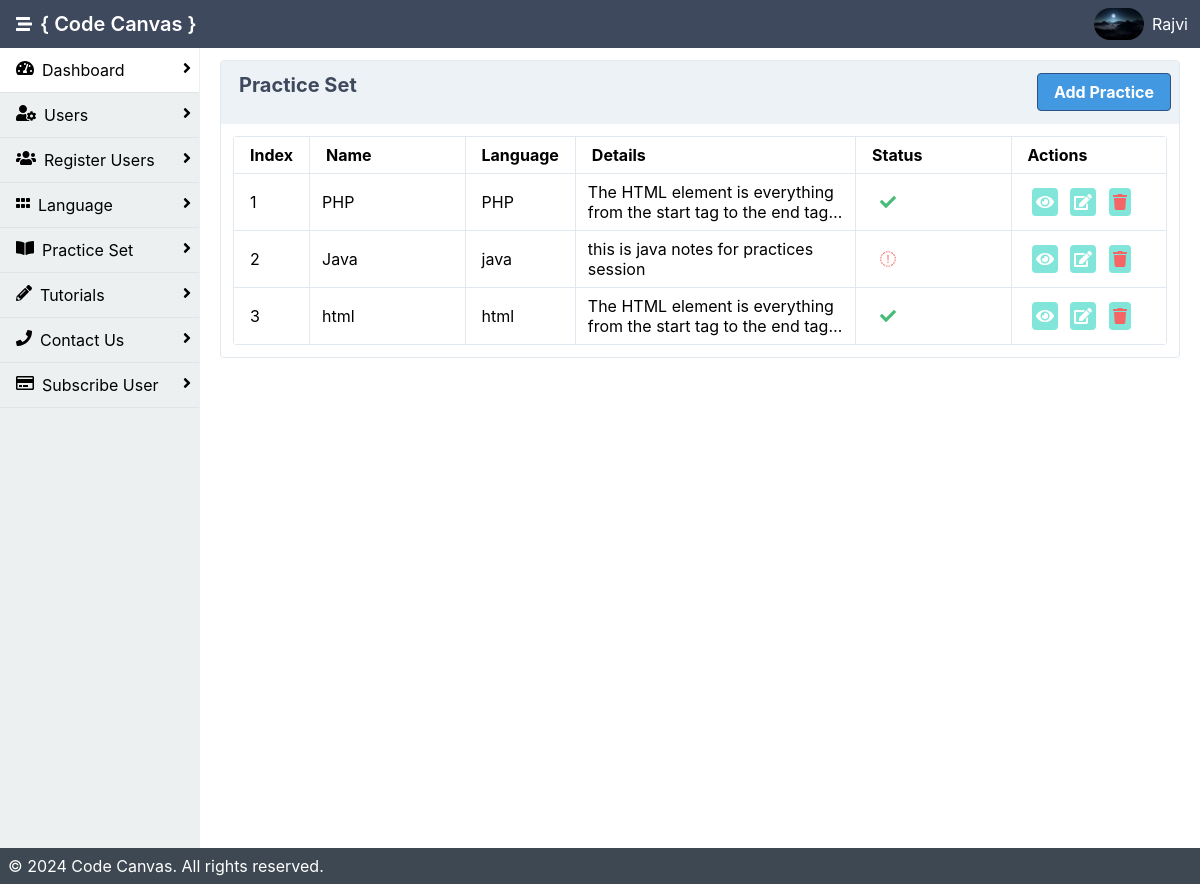
The app's page /admin/practice.php (signed in), older data.
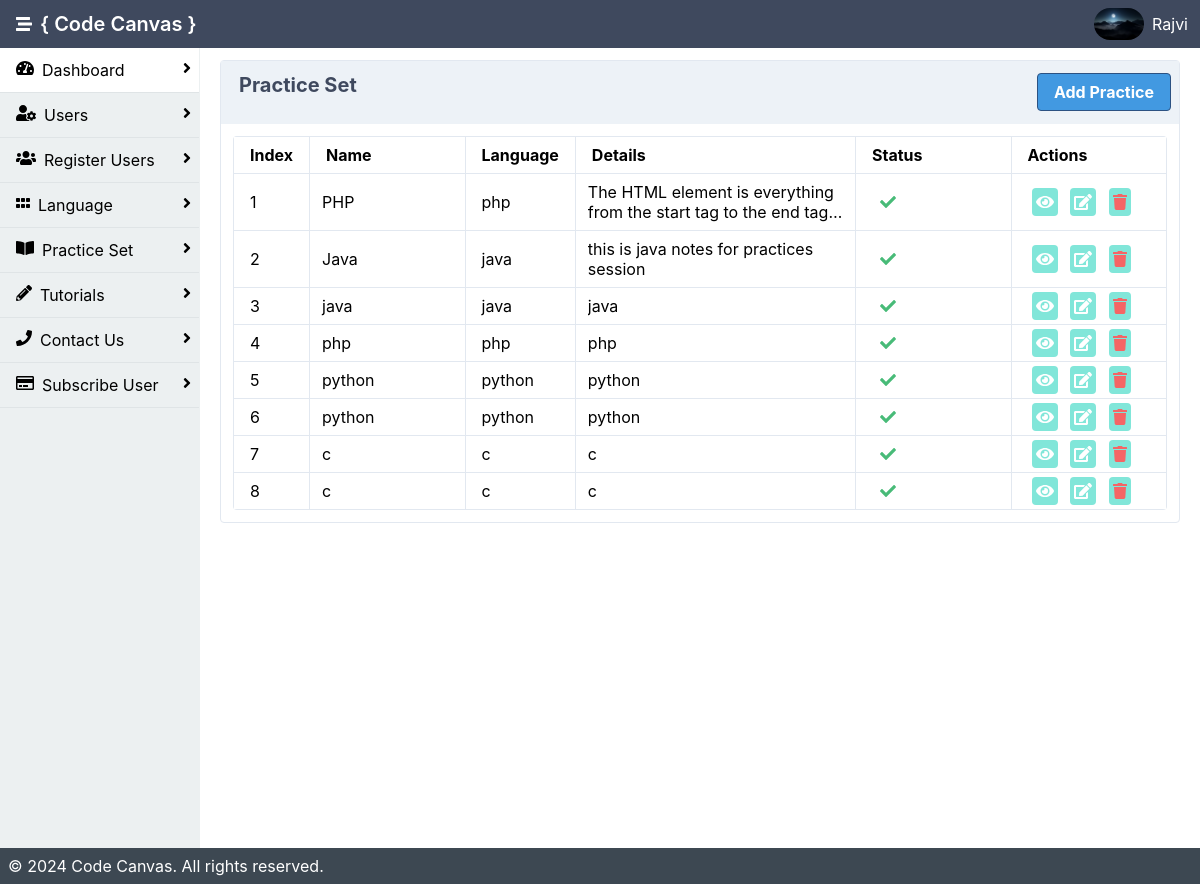
The same page, newer data.
### tables this page shows
CREATE TABLE `user` (
  `user_id` int(11) NOT NULL,
  `u_image` varchar(200) DEFAULT NULL,
  `name` varchar(200) NOT NULL,
  `email` varchar(200) NOT NULL,
  `passwd` varchar(50) NOT NULL,
  `is_active` int(11) NOT NULL DEFAULT 0,
  `created_date` date NOT NULL DEFAULT current_timestamp(),
  `number` varchar(10) NOT NULL,
  `city` varchar(400) NOT NULL
);

CREATE TABLE `practice` (
  `id` int(200) NOT NULL,
  `prc_lang` varchar(200) NOT NULL,
  `prc_pdf` varchar(200) NOT NULL,
  `prc_name` varchar(200) NOT NULL,
  `detail` varchar(500) NOT NULL,
  `is_active` int(11) NOT NULL DEFAULT 0,
  `created_date` date NOT NULL DEFAULT current_timestamp()
);

### admin/practice.php (the view, shortened to what this page needs)
<?php
include 'inc/header.php';
$records_per_page = 8;
$current_page = isset($_GET['page']) ? $_GET['page'] : 1;
$start_from = ($current_page - 1) * $records_per_page;
$qry = "SELECT * FROM practice LIMIT $start_from, $records_per_page";
$data = mysqli_query($con, $qry);
$index_start = ($current_page - 1) * $records_per_page + 0;
?>
<!DOCTYPE html>
<html lang="en">
<div class="mx-auto bg-grey-400">
    <div class="min-h-screen flex flex-col">
        <div class="flex flex-1">
            <?php include 'inc/sidebar.php'; ?>
            <main class="bg-white-500 flex-1 p-3 overflow-hidden">
            <div class="flex flex-1  flex-col md:flex-row lg:flex-row mx-2">
                        <div class="mb-2 border-solid border-gray-300 rounded border shadow-sm w-full">
                        <div class="bg-gray-200 px-2 py-3 border-solid border-gray-200 border-b flex justify-between">
                        <span class="heder">Practice Set</span>
                        <a class="bg-blue-500 hover:bg-blue-800 text-white font-bold py-2 px-4 border border-blue-800 rounded" href="add_practice.php">Add Practice</a>
                    </div>
                            <div class="p-3">
                                <table class="table-responsive w-full rounded">
                                    <thead>
                                      <tr>
                                          <th class="border px-4 py-2">Index</th>
                                          <th class="border w-1/6 px-4 py-2">Name</th>
                                          <th class="border px-4 py-2">Language</th>
                                          <th class="border px-4 py-2">Details</th>
                                        <th class="border w-1/6 px-4 py-2">Status</th>
                                        <th class="border w-1/6 px-4 py-2">Actions</th>
                                      </tr>
                                    </thead>
                                    <tbody>
                                    <?php
                                    $i = $index_start;
                                    $co=0;
                                    if(mysqli_num_rows($data) > 0 ){
                                    while($result= mysqli_fetch_assoc($data)){
                                        $i++;
                                        $popup_container = "popup-container".$i;
                                    ?>
                                        <tr>
                                            <td class="border px-4 py-2"><?php echo $i;?></td>
                                            <td class="border px-3 py-2"><?php echo $result['prc_name'];?></td>
                                            <td class="border px-4 py-2"><?php echo $result['prc_lang'];?></td>
                                            <td class="border px-3 py-2"><p class="textwrap"><?php echo strip_tags($result['detail']);?></p></td>
                                            <td class="border px-4 py-2"><?php if($result['is_active'] == 1){?>
                                                <i class="fa fa-check text-green-500 mx-2"></i>
                                                <?php }else{ ?>
                                                    <i class="fa fa-close text-red-500 mx-2"></i>
                                                <?php }?></td>
                                            <td class="border px-4 py-2">
                                            <a class="bg-teal-300 cursor-pointer rounded p-1 mx-1 text-white">
                                                        <i class="fas fa-eye" onclick="openPopup('<?php echo $popup_container; ?>')"></i></a>
                                                <a class="bg-teal-300 cursor-pointer rounded p-1 mx-1 text-white" href="edit_prac.php?prcid=<?php echo $result['id']; ?>">
                                                        <i class="fas fa-edit"></i></a>
                                                <a class="bg-teal-300 cursor-pointer rounded p-1 mx-1 text-red-500" href="delete.php?prcid=<?php echo $result['id']; ?>">
                                                        <i class="fas fa-trash"></i>
                                                </a>
                                            </td>
                                        </tr>
                                        <?php $co++; } }else{
                                            ?>
                        <tr class="border"><td>No Data Found!!</td></tr>
                                            <?php
                    }?>
                                    </tbody>
                                </table>
                            </div>
                        </div>
                    </div>
                    <div class="p-3">
                        </div>
                </div>
        </div>
        <?php include 'inc/footer.php'; ?>
    </div>
</body>
</html>

### admin/inc/header.php (shortened to what this page needs)
<?php
include 'db.php';
$userid = $_SESSION["userid"];
$name = $_SESSION["name"];
$qry = "SELECT * FROM user WHERE user_id= '".$userid."'";
$res = mysqli_query($con , $qry);
$data = mysqli_fetch_assoc($res);
$image = "uploads/".$data['u_image'];
?>
<html lang="en">
<head>
    <link rel="stylesheet" href="./dist/styles.css">
    <link rel="stylesheet" href="https://cdnjs.cloudflare.com/ajax/libs/font-awesome/4.7.0/css/font-awesome.min.css">
</head>
<body>
<header class="bg-nav">
            <div class="flex justify-between">
                <div class="p-1 mx-3 inline-flex items-center">
                    <i class="fas fa-stream text-white" onclick="sidebarToggle()"></i>
                    <h1 class="text-white p-2">{ Code Canvas }</h1>
                </div>
                <div class="p-1 flex flex-row items-center">
                    <?php if(isset($data['u_image']) && file_exists($image)){
                                                    ?>
                    <img onmouseover="profileToggle()" class="inline-block h-8 rounded-full" src="<?php echo 'uploads/'.$data['u_image'];?>" alt="">
                    <?php }else{ ?>
                                                    <img src="uploads/images.png" onmouseover="profileToggle()" class="inline-block h-8 rounded-full"></img>
                                                    <?php } ?>
                    <a href="#" onmouseover="profileToggle()" onmouseout="profileToggle()" class="text-white p-2 no-underline hidden md:block lg:block"><?php echo $name; ?></a>
                </div>
            </div>
        </header>

### admin/inc/sidebar.php (shortened to what this page needs)
<aside id="sidebar" class="bg-side-nav w-1/2 md:w-1/6 lg:w-1/6 border-r border-side-nav hidden md:block lg:block">
    <ul class="list-reset flex flex-col">
        <a href="index.php"
                       class="font-sans no-underline">
        <li class=" w-full h-full py-3 px-2 border-b border-light-border bg-white">
                            <i class="fas fa-tachometer-alt float-left mx-2"></i>
                            Dashboard
                            <span><i class="fa fa-angle-right float-right"></i></span>
                        </li>
                    </a>
                    <a href="users.php"
                       class="font-sans no-underline">
                    <li class="w-full h-full py-3 px-2 border-b border-light-border">
                            <i class="fas fa-user-cog float-left mx-2"></i>
                            Users
                            <span><i class="fa fa-angle-right float-right"></i></span>
                        </li>
                    </a>
                    <a href="reg_user.php"
                       class="font-sans no-underline">
                    <li class="w-full h-full py-3 px-2 border-b border-light-border">
                            <i class="fa fa-users float-left mx-2"></i>
                            Register Users
                            <span><i class="fa fa-angle-right float-right"></i></span>
                        </li>
                    </a>
                    <a href="lang.php"
                       class="font-sans no-underline">
                    <li class="w-full h-full py-3 px-2 border-b border-light-border">
                            <i class="fas fa-grip-horizontal float-left mx-2"></i>
                            Language
                            <span><i class="fa fa-angle-right float-right"></i></span>
                        </li>
                    </a>
                    <a href="Practice.php"
                       class="font-sans no-underline">
                    <li class="w-full h-full py-3 px-2 border-b border-light-border">
                            <i class="fas fa-book-open float-left mx-2"></i>
                            Practice Set
                            <span><i class="fa fa-angle-right float-right"></i></span>
                        </li>
                    </a>
                    <a href="tutorials.php"
                    class="font-sans no-underline">
                    <li class="w-full h-full py-3 px-2 border-b border-light-border">
                        <i class="fas fa-pencil-alt float-left mx-2"></i>
                        Tutorials
                        <span><i class="fa fa-angle-right float-right"></i></span>
                    </li>
                </a>
                <a href="contact.php"
                class="font-sans no-underline">
                <li class="w-full h-full py-3 px-2 border-b border-light-border">
                    <i class="fas fa-phone float-left mx-2"></i>
                    Contact Us
                    <span><i class="fa fa-angle-right float-right"></i></span>
                </li>
            </a>
            <a href="pay.php"
            class="font-sans no-underline">
            <li class="w-full h-full py-3 px-2 border-b border-light-border">
                <i class="far fa-credit-card float-left mx-2"></i>
                Subscribe User
                <span><i class="fa fa-angle-right float-right"></i></span>
            </li>
        </a>
                </ul>
            </aside>

### admin/inc/footer.php
<footer class="bg-grey-darkest text-white p-2">
            <div class="flex flex-1 mx-auto">&copy; 2024 Code Canvas. All rights reserved.</div>
        </footer>

### admin/practice.php (style rules this page uses)
.textwrap { max-height: 4em; overflow: hidden; text-overflow: ellipsis; display: -webkit-box; -webkit-line-clamp: 2; -webkit-box-orient: vertical; }

Row changes from the older to the newer data that the page shows:
removed practice: prc_name "html", prc_lang "html", detail "The HTML element is everything from the start tag to the end…", is_active 1 (drawn)
changed practice "PHP": prc_lang "PHP" → "php"
changed practice "Java": is_active 0 → 1 (drawn)
added practice: prc_name "java", prc_lang "java", detail "java", is_active 1 (drawn)
added practice: prc_name "php", prc_lang "php", detail "php", is_active 1 (drawn)
added practice: prc_name "python", prc_lang "python", detail "python", is_active 1 (drawn)
added practice: prc_name "python", prc_lang "python", detail "python", is_active 1 (drawn)
added practice: prc_name "c", prc_lang "c", detail "c", is_active 1 (drawn)
added practice: prc_name "c", prc_lang "c", detail "c", is_active 1 (drawn)
